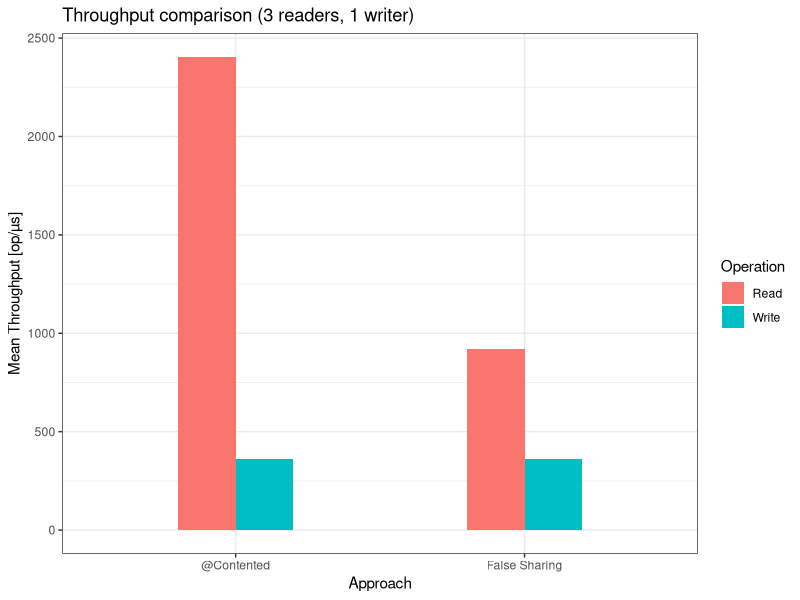

Write the R code that produced this figure.
#
# run with r CMD BATCH graph-false-sharing.r
#
# Disclaimer: This works on my Mac. I'm not an R expert, so no guarantees...
#

# if not available, install in an R shell via: install.packages("ggplot2")
library("ggplot2")

df <- data.frame(
				 Approach = factor(c("@Contented", "@Contented", "False Sharing","False Sharing")),
				 Operation = factor(c("Read", "Write", "Read", "Write")),
                 Throughput = c(2404.422, 359.385, 919.915, 359.429)
                 )

# basic setup
gg <- ggplot(data=df, aes(x=Approach,fill=Operation,weight=Throughput)) + geom_bar(width=0.4, position=position_dodge())
# set appearence/labels
gg <- gg + ylab("Mean Throughput [op/µs]")+theme_bw()+ggtitle("Throughput comparison (3 readers, 1 writer)")

ggsave(file="false-sharing.png", plot=gg, width=4.7, height=3.5, dpi=200)
